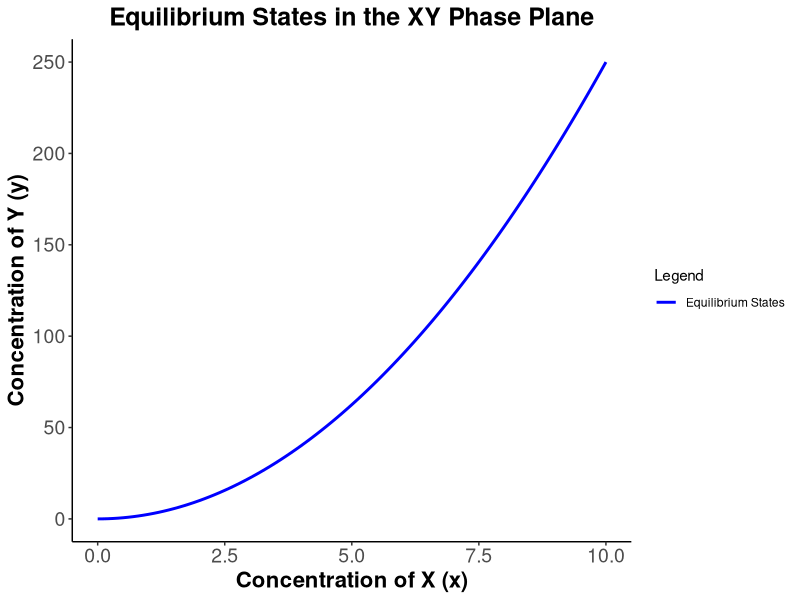

The R source for this figure: (Note: this script raises an error after producing the figure.)
# This script plots the possible equilibrium in the xy phase plane.

# Clear the environment
rm(list = ls())

# Importing Libraries
if(!require(ggplot2)){install.packages("ggplot2")}
library(ggplot2)

# Define parameters
k = 0.5 # Rate constant
mu = 0.2 # Rate constant

# Generate a sequence of x values (non-negative as the chemical concentration cannot be less than zero.)
x_values = seq(0, 10, by = 0.1)

# Calculate corresponding y values using the equilibrium condition: y = (k/mu)*x^2
# Solve mathematically from previous question 4a.
y_values = (k / mu) * x_values^2

# Create a data frame for plotting
# ggplot2 requires the data to be in data frame format.
eqb_data = data.frame(x = x_values, y = y_values)

# Plot the equilibrium curve in the xy phase plane
eqb_curve = ggplot(data = eqb_data, aes(x, y)) + 
  geom_line(aes(color = "Equilibrium States"), linewidth = 1) +
  scale_color_manual(
    name = "Legend",
    values = c(
      "Equilibrium States" = "blue"
    )
  ) +
  labs(
    title = "Equilibrium States in the XY Phase Plane",
    x = "Concentration of X (x)",
    y = "Concentration of Y (y)"
  ) + 
  theme_classic() +
  theme(
    plot.title = element_text(hjust = 0.5, size = 18, face = "bold"),  # Centered and scaled title
    axis.title = element_text(size = 16, face = "bold"),               # Larger and bold axis titles
    axis.text = element_text(size = 14),                               # Larger axis text
    panel.grid.major = element_blank(),                                 # Adjust grid line thickness
    panel.grid.minor = element_blank()                                  # Hide minor grid lines
  )

# Display the plot
print(eqb_curve)

# Save the plot as a high-resolution PNG
ggsave(
  filename = "./scripts/final_exam/exam_plots/eqb_phase_plane.png", 
  plot = eqb_curve, 
  width = 200,  # Width in mm for LaTeX integration
  units = "mm",
  dpi = 600
)
